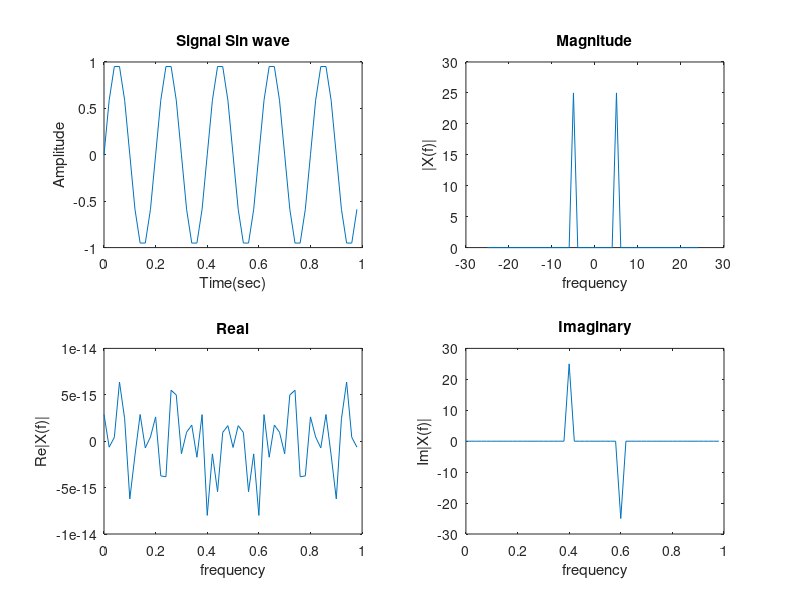
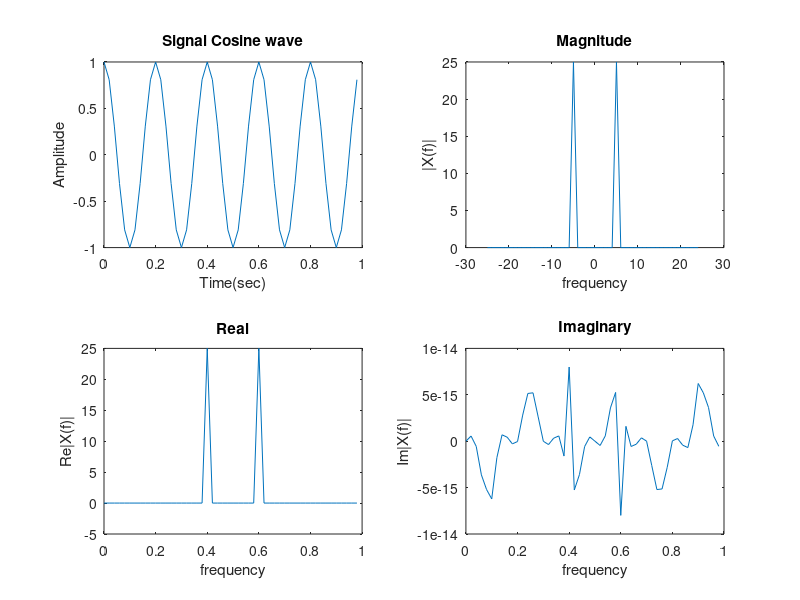
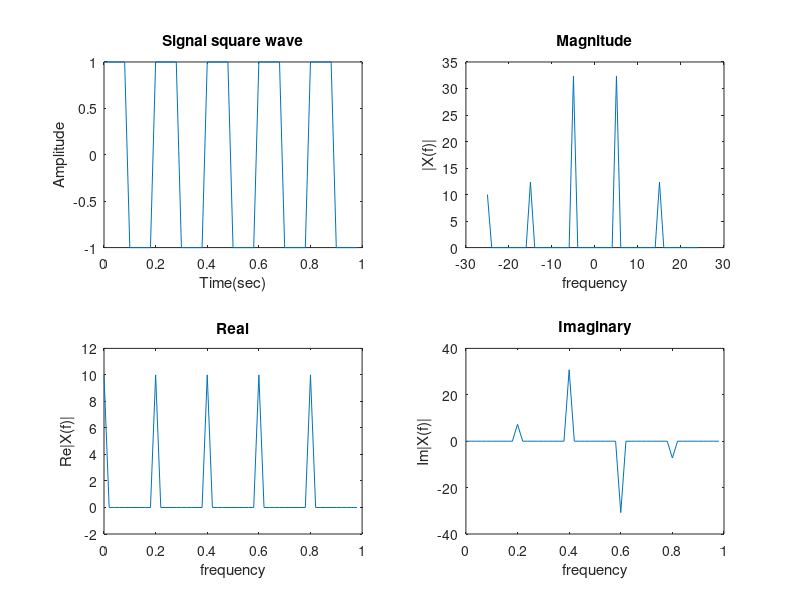

MATLAB code to generate these figures, in order:
%%%%%%%%%%%%%%%%%%%%%%%%%%%%%%%%%%%%%%%%%%%%%%%%%%%%%%%%%%%%%%%%%%%%%%%%%%%%%%%

%Exercise 2:
close all
clear all
f = 5;
fs = 50;
t = 0:1/fs:1-(1/fs);
xn = sin(2*pi*f*t);
N = length(xn);
freq = (-N/2:N/2-1)*fs/N;
xf = fftshift(fft(xn));

figure()
title('For Sin wave')
subplot(221);
plot(t,xn);
title('Signal Sin wave');
xlabel('Time(sec)')
ylabel('Amplitude')

subplot(222);
plot(freq,abs(xf));
title('Magnitude');
xlabel('frequency')
ylabel('|X(f)|')

subplot(223);
plot(t,real(xf));
title('Real');
xlabel('frequency')
ylabel('Re|X(f)|')

subplot(224);
plot(t,imag(xf));
title('Imaginary');
xlabel('frequency')
ylabel('Im|X(f)|')

%Exercise 2.2 using cosine wave:
f = 5;
fs = 50;
t = 0:1/fs:1-(1/fs);
xn = cos(2*pi*f*t);
N = length(xn);
freq = (-N/2:N/2-1)*fs/N;
xf = fftshift(fft(xn));

figure()
title('For Cos wave')
subplot(221);
plot(t,xn);
title('Signal Cosine wave');
xlabel('Time(sec)')
ylabel('Amplitude')

subplot(222);
plot(freq,abs(xf));
title('Magnitude');
xlabel('frequency')
ylabel('|X(f)|')

subplot(223);
plot(t,real(xf));
title('Real');
xlabel('frequency')
ylabel('Re|X(f)|')

subplot(224);
plot(t,imag(xf));
title('Imaginary');
xlabel('frequency')
ylabel('Im|X(f)|')

%Exercise 2.2 using square wave:

f = 5;
fs = 50;
t = 0:1/fs:1-(1/fs);
xn = square(2*pi*f*t);
N = length(xn);
freq = (-N/2:N/2-1)*fs/N;
xf = fftshift(fft(xn));

figure()
title('For square wave')
subplot(221);
plot(t,xn);
title('Signal square wave');
xlabel('Time(sec)')
ylabel('Amplitude')

subplot(222);
plot(freq,abs(xf));
title('Magnitude');
xlabel('frequency')
ylabel('|X(f)|')

subplot(223);
plot(t,real(xf));
title('Real');
xlabel('frequency')
ylabel('Re|X(f)|')

subplot(224);
plot(t,imag(xf));
title('Imaginary');
xlabel('frequency')
ylabel('Im|X(f)|')

%all the signals have the certain range of frequency which can be removed
%via some filters if they are in the noise form. 